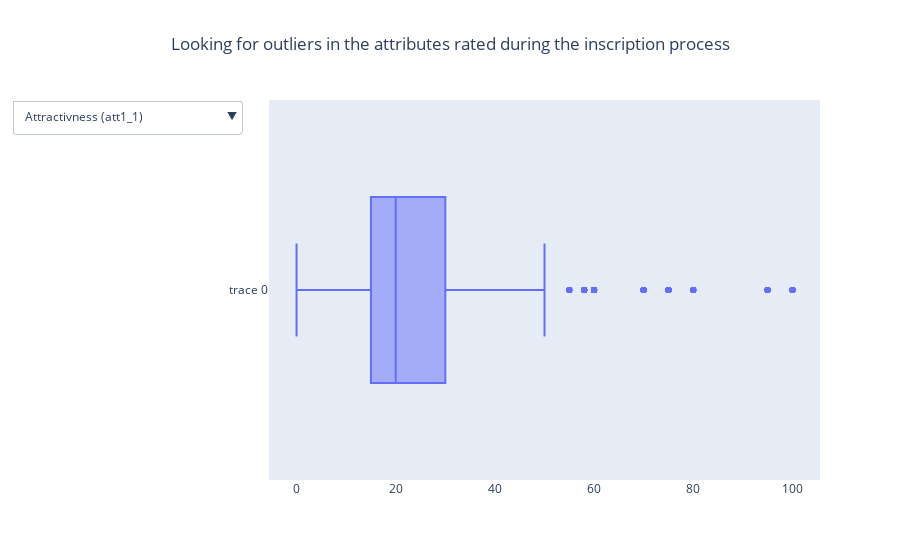

Notebook code cell kept with this figure:
### Markdown cell above
**The attributes mean that is less important for women is the ambition, it stay around 10 points in a 100 distributed.**
**The attributes mean that is less important for men is also the ambition, which stays around 7pt.**

**The attributes that is the most looked for in a partenaire according to women is the attractivness but intelligence seems to be as important and even was important before the event.**
**The attributes that is the most looked for in a partenaire according to men is the attractivness which has always 10 more points than any other at any time. It even reached a third of the mean notes the day after the event.**

### Code cell
# Looking for ouliers in the columns
fig = go.Figure()


fig.add_trace(
    go.Box(
        x = hundred_distrib[ "attr1_1" ]))

fig.add_trace(
    go.Box(
        x = hundred_distrib[ "sinc1_1" ],
        visible = False))

fig.add_trace(
     go.Box(
        x = hundred_distrib[ "intel1_1" ],
        visible = False))

fig.add_trace(
     go.Box(
        x = hundred_distrib[ "fun1_1" ],
        visible = False))

fig.add_trace(
     go.Box(
        x = hundred_distrib[ "amb1_1" ],
        visible = False))

fig.add_trace(
     go.Box(
        x = hundred_distrib[ "shar1_1" ],
        visible = False))

fig.update_layout(
        title = go.layout.Title(text = "Looking for outliers in the attributes rated during the inscription process", x = 0.5),
        showlegend = False)

# Creating buttons for a dropdown menu
fig.update_layout(
    updatemenus = [go.layout.Updatemenu(
        active = 0,
        buttons = [
                    go.layout.updatemenu.Button(
                        label = "Attractivness (att1_1)",
                        method = "update",
                        args = [{"visible" : [True, False, False, False, False, False]}]),

                    go.layout.updatemenu.Button(
                            label = "Sincerity (sinc1_1)",
                            method = "update",
                            args = [{"visible" : [False, True, False, False, False, False]}]),

                    go.layout.updatemenu.Button(
                            label = "Intelligence (intel1_1)",
                            method = "update",
                            args = [{"visible" : [False, False, True, False, False, False]}]),
                    
                    go.layout.updatemenu.Button(
                            label = "Fun (fun1_1)",
                            method = "update",
                            args = [{"visible" : [False, False, False, True, False, False]}]),

                    go.layout.updatemenu.Button(
                            label = "Ambition (amb1_1)",
                            method = "update",
                            args = [{"visible" : [False, False, False, False, True, False]}]),

                    go.layout.updatemenu.Button(
                            label = "Shared interest/hobbies (shar1_1)",
                            method = "update",
                            args = [{"visible" : [False, False, False, False, False, True]}])
                    
                ]
    )]
)

### Figure 1 — Plotly figure (JSON) as saved in the notebook; plotly's stock layout.template omitted (floating-point values rounded to 4 significant figures; data arrays with more than 128 entries replaced by an {"elided": "..."} marker saying what was removed)
{"data": [{"type": "box", "x": {"elided": "5789 float values"}}, {"type": "box", "visible": false, "x": {"elided": "5789 float values"}}, {"type": "box", "visible": false, "x": {"elided": "5789 float values"}}, {"type": "box", "visible": false, "x": {"elided": "5789 float values"}}, {"type": "box", "visible": false, "x": {"elided": "5789 float values"}}, {"type": "box", "visible": false, "x": {"elided": "5789 float values"}}], "layout": {"showlegend": false, "title": {"text": "Looking for outliers in the attributes rated during the inscription process", "x": 0.5}, "updatemenus": [{"active": 0, "buttons": [{"args": [{"visible": [true, false, false, false, false, false]}], "label": "Attractivness (att1_1)", "method": "update"}, {"args": [{"visible": [false, true, false, false, false, false]}], "label": "Sincerity (sinc1_1)", "method": "update"}, {"args": [{"visible": [false, false, true, false, false, false]}], "label": "Intelligence (intel1_1)", "method": "update"}, {"args": [{"visible": [false, false, false, true, false, false]}], "label": "Fun (fun1_1)", "method": "update"}, {"args": [{"visible": [false, false, false, false, true, false]}], "label": "Ambition (amb1_1)", "method": "update"}, {"args": [{"visible": [false, false, false, false, false, true]}], "label": "Shared interest/hobbies (shar1_1)", "method": "update"}]}]}}
